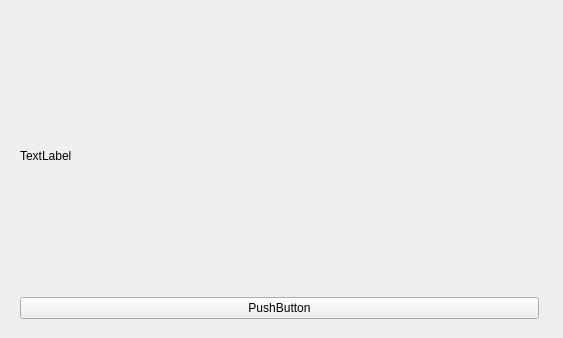
<?xml version="1.0" encoding="UTF-8"?>
<ui version="4.0">
 <class>Widget</class>
 <widget class="QWidget" name="Widget">
  <property name="geometry">
   <rect>
    <x>0</x>
    <y>0</y>
    <width>563</width>
    <height>338</height>
   </rect>
  </property>
  <property name="windowTitle">
   <string>Widget</string>
  </property>
  <widget class="QWidget" name="verticalLayoutWidget">
   <property name="geometry">
    <rect>
     <x>9</x>
     <y>9</y>
     <width>541</width>
     <height>321</height>
    </rect>
   </property>
   <layout class="QVBoxLayout" name="verticalLayout_2">
    <item>
     <widget class="QLabel" name="label">
      <property name="text">
       <string>TextLabel</string>
      </property>
     </widget>
    </item>
    <item>
     <widget class="QPushButton" name="playBTN">
      <property name="text">
       <string>PushButton</string>
      </property>
     </widget>
    </item>
   </layout>
  </widget>
 </widget>
 <layoutdefault spacing="6" margin="11"/>
 <resources/>
 <connections/>
</ui>
